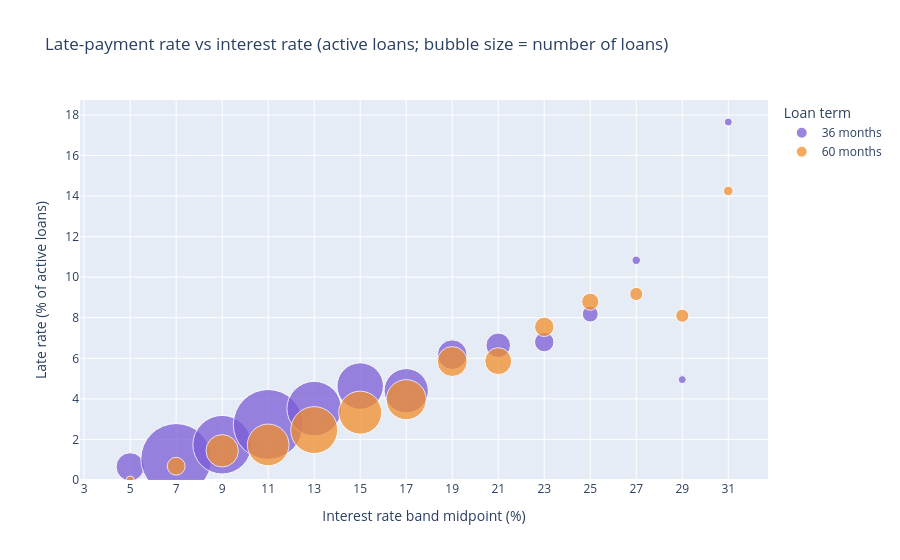

Write notebook code for a chart like this one.
### Code cell
# Task 3 bubble chart: late-payment rate vs interest rate, split by loan term.
# Each bubble is one interest-rate band for one term; bubble size = number of active loans behind it.
# Input: task3_late_by_rate, the result of the Hex SQL cell (28 rows: 14 rate bands x 2 terms).

import plotly.express as px   # Plotly Express: high-level library for interactive charts

df = task3_late_by_rate.copy()                                                                     # work on a copy so the original SQL result stays unchanged
df["term"] = df["term_months"].astype(int).astype(str) + " months"                                 # 36 -> "36 months" (text, so it is treated as a category/colour, not a number)
df["band_mid_pct"] = df["band_start_pct"] + 1                                                      # centre of each 2-point band (the 4-6% band is plotted at 5)

fig = px.scatter(
    df,                                                                                            # the data
    x="band_mid_pct",                                                                              # X axis: interest-rate band midpoint
    y="late_rate_pct",                                                                             # Y axis: % of active loans that are late
    size="active_loans",                                                                           # bubble size: number of active loans in the group (bigger = more loans)
    color="term",                                                                                  # one colour per loan term
    color_discrete_map={"36 months": "#7b5cd6", "60 months": "#f28e2b"},                           # fixed colours: purple for 36, orange for 60
    category_orders={"term": ["36 months", "60 months"]},                                          # legend order
    size_max=50,                          # largest bubble is 50 pixels wide
    hover_name="rate_band",               # bold title in the hover box, e.g. "12-14%"
    hover_data={"active_loans": ":,", "late_loans": ":,", "late_rate_pct": ":.2f",                 # extra hover fields with formatting (thousands separators, 2 decimals)
                "band_mid_pct": False, "term": False},                                             # False = hide these fields from the hover box
    labels={"late_rate_pct": "Late rate (%)", "active_loans": "Active loans",                      # friendly names shown in the hover box and legend
            "late_loans": "Late loans", "term": "Loan term"},
    title="Late-payment rate vs interest rate (active loans; bubble size = number of loans)",
)

# Bubble styling: smallest bubble is 4 px so tiny groups stay visible; slightly see-through; thin white outline
fig.update_traces(marker=dict(sizemin=4, opacity=0.75, line=dict(width=1, color="white")))

# X axis: title, and tick marks every 2 points starting at 5 (5, 7, 9, ...) so each tick sits on a band midpoint
fig.update_xaxes(title="Interest rate band midpoint (%)", tick0=5, dtick=2)

# Y axis: title, and always start at 0 so bar heights are not visually exaggerated
fig.update_yaxes(title="Late rate (% of active loans)", rangemode="tozero")

fig   # last line of the cell: Hex displays the chart

### Figure 1 — Plotly figure (JSON) as saved in the notebook; plotly's stock layout.template omitted (floating-point values rounded to 4 significant figures)
{"data": [{"customdata": [[4004, 26, "36 months"], [25182, 262, "36 months"], [17295, 301, "36 months"], [24546, 673, "36 months"], [14968, 527, "36 months"], [10884, 504, "36 months"], [9879, 435, "36 months"], [4419, 273, "36 months"], [3044, 202, "36 months"], [1913, 130, "36 months"], [1283, 105, "36 months"], [360, 39, "36 months"], [303, 15, "36 months"], [102, 18, "36 months"]], "hovertemplate": "<b>%{hovertext}</b><br><br>Late rate (%)=%{y:.2f}<br>Active loans=%{customdata[0]:,}<br>Late loans=%{customdata[1]:,}<extra></extra>", "hovertext": ["4-6%", "6-8%", "8-10%", "10-12%", "12-14%", "14-16%", "16-18%", "18-20%", "20-22%", "22-24%", "24-26%", "26-28%", "28-30%", "30-32%"], "legendgroup": "36 months", "marker": {"color": "#7b5cd6", "size": [4004, 25182, 17295, 24546, 14968, 10884, 9879, 4419, 3044, 1913, 1283, 360, 303, 102], "sizemode": "area", "sizeref": 10.07, "symbol": "circle", "line": {"color": "white", "width": 1}, "opacity": 0.75, "sizemin": 4}, "mode": "markers", "name": "36 months", "orientation": "v", "showlegend": true, "x": [5, 7, 9, 11, 13, 15, 17, 19, 21, 23, 25, 27, 29, 31], "xaxis": "x", "y": [0.65, 1.04, 1.74, 2.74, 3.52, 4.63, 4.4, 6.18, 6.64, 6.8, 8.18, 10.83, 4.95, 17.65], "yaxis": "y", "type": "scatter"}, {"customdata": [[49, 0, "60 months"], [1611, 11, "60 months"], [5286, 76, "60 months"], [8749, 151, "60 months"], [11096, 273, "60 months"], [9315, 309, "60 months"], [8083, 320, "60 months"], [4507, 263, "60 months"], [3632, 213, "60 months"], [1894, 143, "60 months"], [1479, 130, "60 months"], [872, 80, "60 months"], [864, 70, "60 months"], [456, 65, "60 months"]], "hovertemplate": "<b>%{hovertext}</b><br><br>Late rate (%)=%{y:.2f}<br>Active loans=%{customdata[0]:,}<br>Late loans=%{customdata[1]:,}<extra></extra>", "hovertext": ["4-6%", "6-8%", "8-10%", "10-12%", "12-14%", "14-16%", "16-18%", "18-20%", "20-22%", "22-24%", "24-26%", "26-28%", "28-30%", "30-32%"], "legendgroup": "60 months", "marker": {"color": "#f28e2b", "size": [49, 1611, 5286, 8749, 11096, 9315, 8083, 4507, 3632, 1894, 1479, 872, 864, 456], "sizemode": "area", "sizeref": 10.07, "symbol": "circle", "line": {"color": "white", "width": 1}, "opacity": 0.75, "sizemin": 4}, "mode": "markers", "name": "60 months", "orientation": "v", "showlegend": true, "x": [5, 7, 9, 11, 13, 15, 17, 19, 21, 23, 25, 27, 29, 31], "xaxis": "x", "y": [0, 0.68, 1.44, 1.73, 2.46, 3.32, 3.96, 5.84, 5.86, 7.55, 8.79, 9.17, 8.1, 14.25], "yaxis": "y", "type": "scatter"}], "layout": {"xaxis": {"anchor": "y", "domain": [0, 1], "title": {"text": "Interest rate band midpoint (%)"}, "tick0": 5, "dtick": 2}, "yaxis": {"anchor": "x", "domain": [0, 1], "title": {"text": "Late rate (% of active loans)"}, "rangemode": "tozero"}, "legend": {"title": {"text": "Loan term"}, "tracegroupgap": 0, "itemsizing": "constant"}, "title": {"text": "Late-payment rate vs interest rate (active loans; bubble size = number of loans)"}}}
